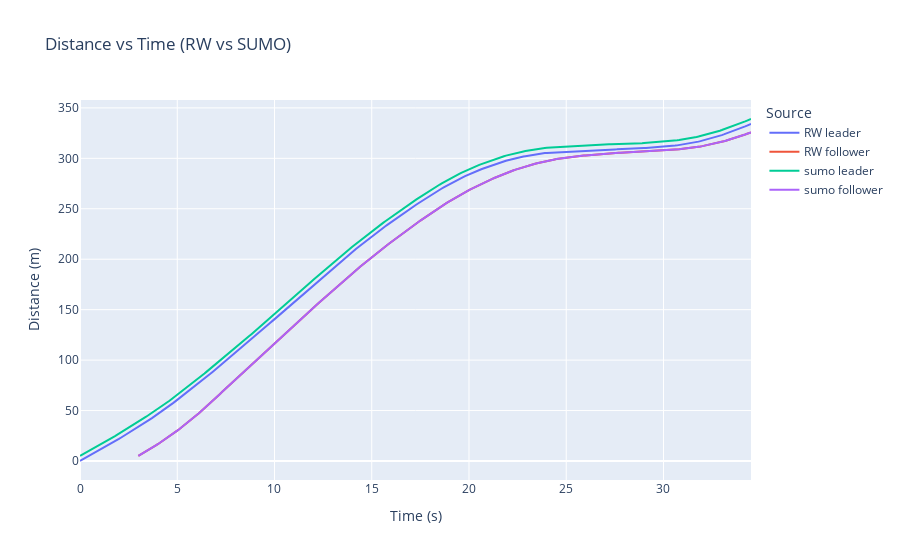

Source (notebook cell):
### Code cell
dt_fig = go.Figure(data=go.Scatter(x=actual_df['seconds'], y=actual_df['leadposition'], name='RW leader'))

dt_fig.add_scatter(x=actual_df['seconds'], y=actual_df['followposition'], name='RW follower')
dt_fig.add_scatter(x=leader_df["time"], y=leader_df["pos"], name="sumo leader")
dt_fig.add_scatter(x=follower_df["time"], y=follower_df["pos"], name="sumo follower")

dt_fig.update_layout(
    title="Distance vs Time (RW vs SUMO)",
    xaxis_title="Time (s)",
    yaxis_title="Distance (m)",
    legend_title="Source",
)

dt_fig.show()

### Figure 1 — Plotly figure (JSON) as saved in the notebook; plotly's stock layout.template omitted (floating-point values rounded to 4 significant figures; data arrays with more than 128 entries replaced by an {"elided": "..."} marker saying what was removed)
{"data": [{"name": "RW leader", "type": "scatter", "x": {"elided": "346 float values"}, "y": {"elided": "346 float values"}}, {"name": "RW follower", "type": "scatter", "x": {"elided": "346 float values"}, "y": {"elided": "346 float values"}}, {"name": "sumo leader", "type": "scatter", "x": {"elided": "346 str values"}, "y": {"elided": "346 str values"}}, {"name": "sumo follower", "type": "scatter", "x": {"elided": "316 str values"}, "y": {"elided": "316 str values"}}], "layout": {"legend": {"title": {"text": "Source"}}, "title": {"text": "Distance vs Time (RW vs SUMO)"}, "xaxis": {"title": {"text": "Time (s)"}}, "yaxis": {"title": {"text": "Distance (m)"}}}}
